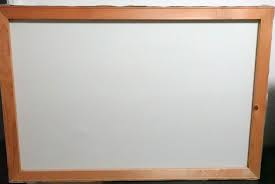
#> input picture 07/board.jpg, 275 x 184 px
$ python drawing.py
#> lines starting #> are read from the running program, lines starting #| are printed output that depends on the picture
import os
import cv2

image = cv2.imread(os.path.join('.','board.jpg'))
#> image is the input picture: shape (184, 275, 3); mean B, G, R 167.9, 177.8, 189.9
print(image.shape)
#| (184, 275, 3)
image = cv2.resize(image, (1200, 800))
#> image: shape (800, 1200, 3)

#line
cv2.line(image, (0,0), (200, 200), (255,0,0), 2)

#redtangle
cv2.rectangle(image, (200,300), (500, 700), (50,100,200), -1)

#circle
cv2.circle(image, (600, 400), 200 ,(255,0,255), 10)

#text
cv2.putText(image, 'Vietnam No.1', (500,500), cv2.FONT_HERSHEY_COMPLEX, 3, (0,0,255), 10)
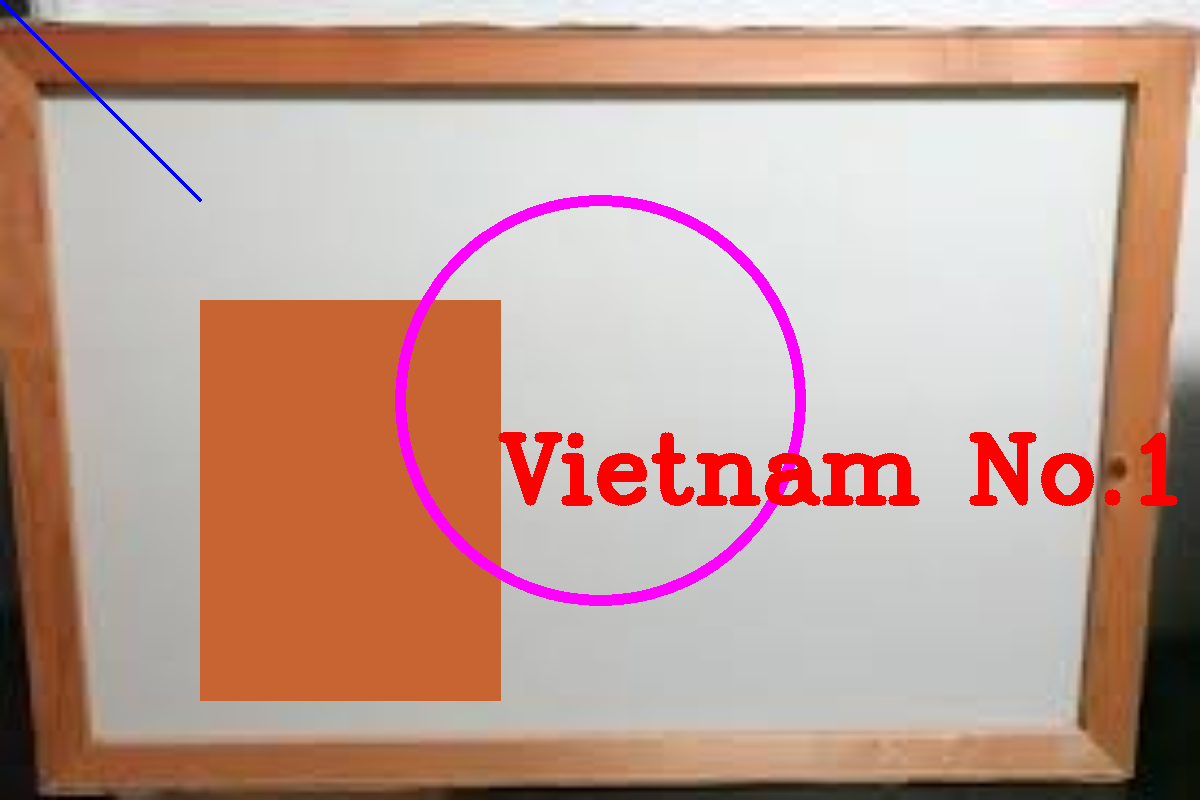
#> image: shape (800, 1200, 3); mean B, G, R 147.7, 159.4, 192.4

cv2.imshow('image', image)
cv2.waitKey(0)
